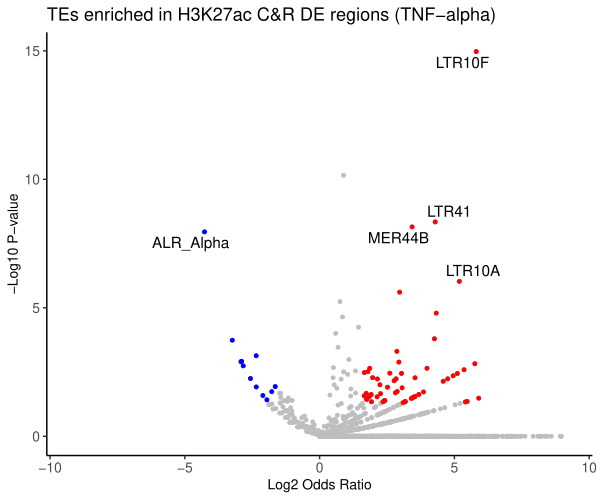

Source code (R):
library("ggplot2")
library("ggrepel")

# Read in the table
giggle_CnR_tnf <- read.table("DE_regions_H3K27ac_CnR_tnfalpha_giggle_results.tab", header=TRUE, sep="\t", row.names=1)
head(giggle_CnR_tnf)

# Fix the column names that got right-shifted
colnames(giggle_CnR_tnf) = c("repeat_family_size", "overlaps", "odds_ratio", "fishers_two_tail", "fishers_left_tail", "fishers_right_tail", "giggle_score")
giggle_CnR_tnf[,ncol(giggle_CnR_tnf)] <- NULL
head(giggle_CnR_tnf)

# Subset the most enriched/depleted TEs (for labelling on the plot)
labelsEnriched = subset(giggle_CnR_tnf, fishers_two_tail<0.000005 & odds_ratio>8)
nrow(labelsEnriched)
rownames(labelsEnriched)

labelsDepleted = subset(giggle_CnR_tnf, fishers_two_tail<0.0000005 & odds_ratio<0.1)
nrow(labelsDepleted)
rownames(labelsDepleted)

# Plot volcano
ggplot(giggle_CnR_tnf, aes(log2(odds_ratio),-log10(fishers_two_tail)), colour="grey") +
  scale_color_discrete(name='Labels') +
  theme_classic() +
  labs(y="-Log10 P-value", x="Log2 Odds Ratio") +
  ggtitle("TEs enriched in H3K27ac C&R DE regions (TNF-alpha)") +
  # Set all dots to grey
  geom_point(data=giggle_CnR_tnf, colour="grey", size=1) +
  # Change dot colour to red (enriched) or blue (depleted) based on odds ratio and pval cutoffs
  geom_point(data=giggle_CnR_tnf[which(giggle_CnR_tnf$odds_ratio>3 & giggle_CnR_tnf$fishers_two_tail<0.05),], colour="red", size=1) +
  geom_point(data=giggle_CnR_tnf[which(giggle_CnR_tnf$odds_ratio<(1/3) & giggle_CnR_tnf$fishers_two_tail<0.05),], colour="blue", size=1) +
  # Add labels to the most enriched/depleted points
  geom_text_repel(data=labelsEnriched, mapping=aes(log2(odds_ratio),-log10(fishers_two_tail),label=rownames(labelsEnriched)), force=1) +
  geom_text_repel(data=labelsDepleted, mapping=aes(log2(odds_ratio),-log10(fishers_two_tail),label=rownames(labelsDepleted)), force=1) +
  xlim(-9.2,9.2) +
  theme(text=element_text(size=11,family="Helvetica"), 
        axis.text.x=element_text(size=10,family="Helvetica"),
        axis.text.y=element_text(size=10,family="Helvetica"),
        axis.title.x=element_text(size=10,family="Helvetica"),
        axis.title.y=element_text(size=10,family="Helvetica"))
